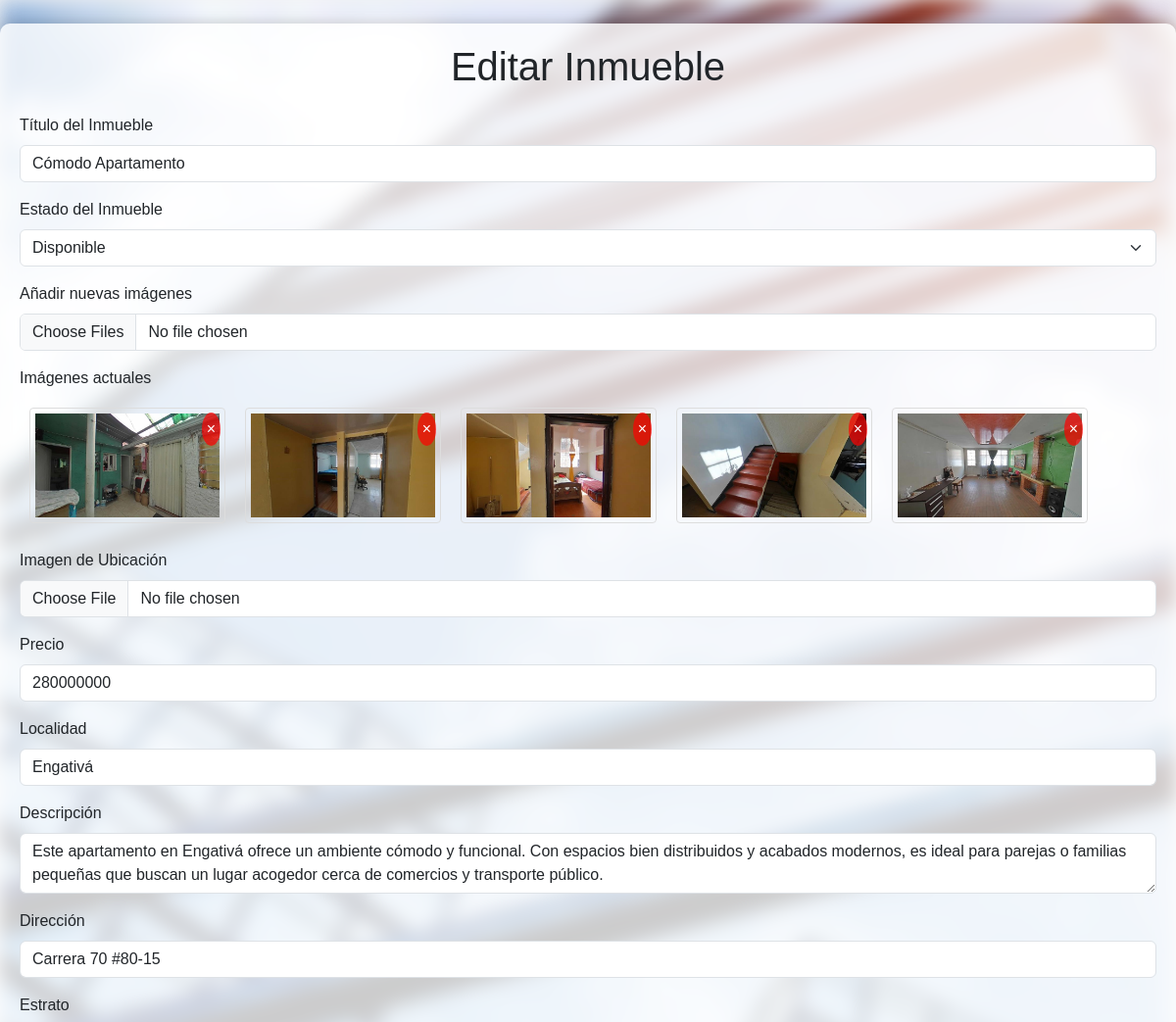
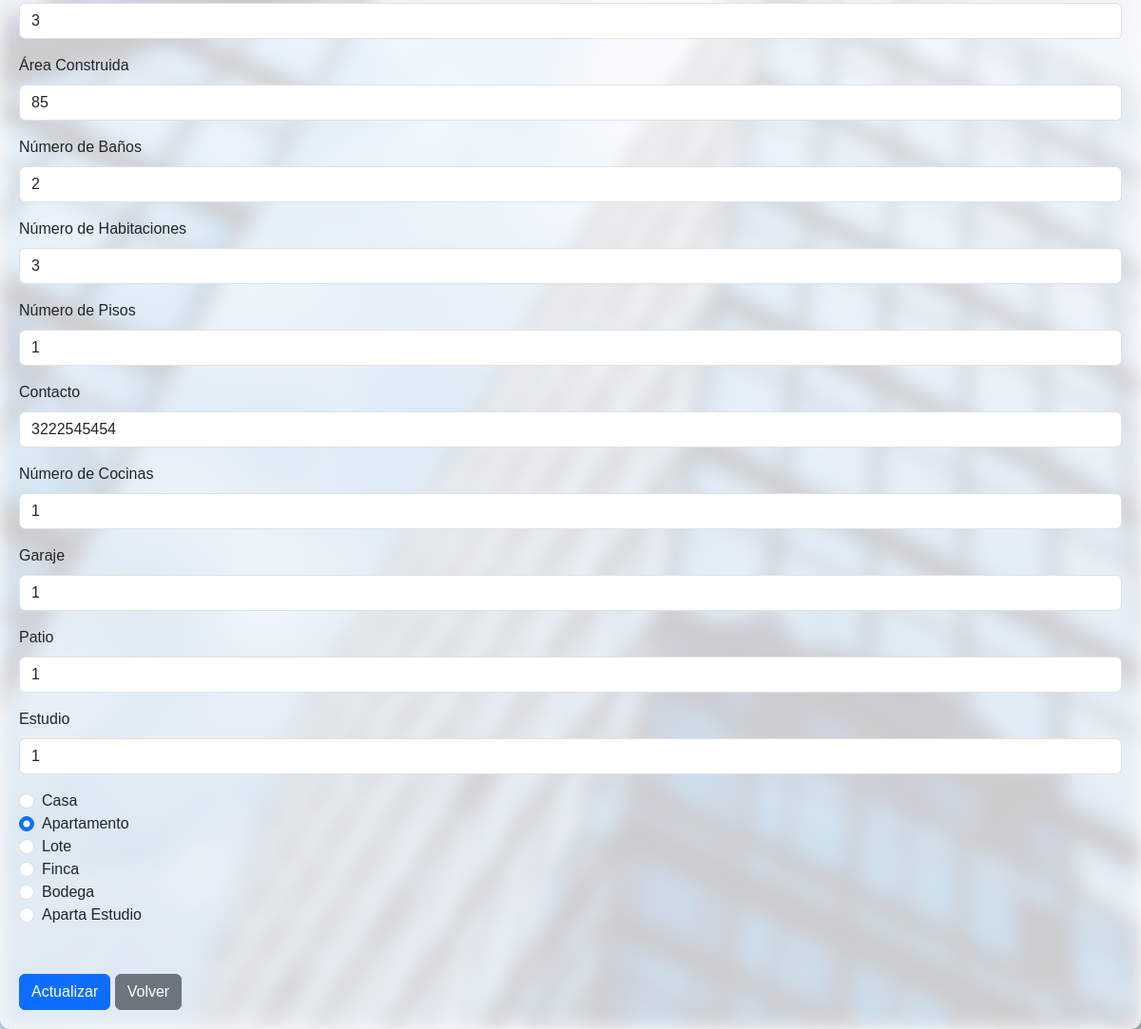
Page /crudinmuebles/update.php?id=45 on the committed database (2 pictures, top to bottom).
### tables this page shows
CREATE TABLE `tblinmueble` (
  `IdInmueble` int(11) NOT NULL,
  `Titulo` varchar(100) NOT NULL,
  `Estado` enum('Disponible','En proceso de adquisición','No disponible') NOT NULL,
  `Ubicacion` varchar(255) NOT NULL,
  `Precio` varchar(200) NOT NULL,
  `Localidad` varchar(15) NOT NULL,
  `Dirección` varchar(50) NOT NULL,
  `Estrato` int(11) NOT NULL,
  `Area_construida` varchar(20) NOT NULL,
  `NumeroPisos` int(11) DEFAULT NULL,
  `Habitaciones` int(11) DEFAULT NULL,
  `Baños` int(11) DEFAULT NULL,
  `Cocina` int(11) DEFAULT NULL,
  `Garaje` varchar(10) DEFAULT NULL,
  `Patio` varchar(10) DEFAULT NULL,
  `Estudio` varchar(10) DEFAULT NULL,
  `Contacto` varchar(50) NOT NULL,
  `codigoc` int(11) NOT NULL,
  `descripcion` varchar(500) DEFAULT NULL,
  `IdUsuario` int(11) DEFAULT NULL
);

CREATE TABLE `tblcategoria` (
  `IdCategoria` int(11) NOT NULL,
  `Nombres` varchar(40) NOT NULL
);

### crudinmuebles/update.php (the view, shortened to what this page needs)
<?php
include 'conexion.php';
if (isset($_GET['id'])) {
    $idInmueble = $_GET['id'];
    $consulta = "SELECT * FROM TBLInmueble WHERE IdInmueble = $idInmueble";
    $resultado = mysqli_query($con, $consulta);
    if (mysqli_num_rows($resultado) === 1) {
        $inmueble = mysqli_fetch_assoc($resultado);
    } else {
        echo '<div class="alert alert-danger" role="alert">Inmueble no encontrado.</div>';
        exit;
    }
} else {
    echo '<div class="alert alert-danger" role="alert">ID de inmueble no proporcionado.</div>';
    exit;
}
$consultaImagenes = "SELECT RutaImagen FROM imagenesinmuebles WHERE IdInmueble = $idInmueble";
$resultadoImagenes = mysqli_query($con, $consultaImagenes);
$imagenes = array();
if (mysqli_num_rows($resultadoImagenes) > 0) {
    while ($filaImagen = mysqli_fetch_assoc($resultadoImagenes)) {
        $imagenes[] = $filaImagen['RutaImagen'];
    }
}
?>
<!DOCTYPE html>
<html lang="en">
<head>
    <link href="https://cdn.jsdelivr.net/npm/bootstrap@5.3.2/dist/css/bootstrap.min.css" rel="stylesheet">
    <link rel="stylesheet" href="../codigo_css/createimg.css">
         <link rel="stylesheet" href="../codigo_css/crudstyles.css">
</head>
<body>
    <div class="container mt-4">
        <h1 class="text-center mb-4">Editar Inmueble</h1>
        <form action="" method="post" enctype="multipart/form-data">
            <div class="mb-3">
                <label for="titulo" class="form-label">Título del Inmueble</label>
                <input type="text" class="form-control" id="titulo" name="titulo" value="<?php echo htmlspecialchars($inmueble['Titulo']); ?>">
            </div>
            <div class="mb-3">
                <label for="estado" class="form-label">Estado del Inmueble</label>
                <select class="form-select" name="estado" required>
                    <option value="Disponible" <?php echo ($inmueble['Estado'] == 'Disponible') ? 'selected' : ''; ?>>Disponible</option>
                </select>
            </div>
            <div class="mb-3">
                <label for="imagenes" class="form-label">Añadir nuevas imágenes</label>
                <input type="file" class="form-control" id="imagenes" name="imagenes[]" multiple>
            </div>
            <div class="mb-3">
                <label for="imagenes_actuales" class="form-label">Imágenes actuales</label>
                <div class="d-flex flex-wrap">
                    <?php foreach ($imagenes as $imagen) : ?>
                        <div class="image-container">
                            <img src="<?php echo $imagen; ?>" alt="Imagen del inmueble">
                            <button type="button" class="delete-icon" onclick="eliminarImagen(this, '<?php echo $imagen; ?>')">&times;</button>
                        </div>
                    <?php endforeach; ?>
                </div>
            </div>
            <div class="mb-3">
                <label for="imagenUbicacion" class="form-label">Imagen de Ubicación</label>
                <input type="file" class="form-control" id="imagenUbicacion" name="imagenUbicacion">
            </div>
            <div class="mb-3">
                <label for="precio" class="form-label">Precio</label>
                <input type="text" class="form-control" name="Precio" value="<?php echo $inmueble['Precio']; ?>">
            </div>
            <div class="mb-3">
                <label for="localidad" class="form-label">Localidad</label>
                <input type="text" class="form-control" name="localidad" value="<?php echo $inmueble['Localidad']; ?>" required>
            </div>
            <div class="mb-3">
                <label for="descripcion" class="form-label">Descripción</label>
                <textarea class="form-control" name="descripcion" required><?php echo $inmueble['descripcion']; ?></textarea>
            </div>
            <div class="mb-3">
                <label for="direccion" class="form-label">Dirección</label>
                <input type="text" class="form-control" name="direccion" value="<?php echo $inmueble['Dirección']; ?>" required>
            </div>
            <div class="mb-3">
                <label for="estrato" class="form-label">Estrato</label>
                <input type="number" class="form-control" name="estrato" value="<?php echo $inmueble['Estrato']; ?>" required>
            </div>
            <div class="mb-3">
                <label for="Area_construida" class="form-label">Área Construida</label>
                <input type="text" class="form-control" name="Area_construida" value="<?php echo $inmueble['Area_construida']; ?>" required>
            </div>
            <div class="mb-3">
                <label for="N_baños" class="form-label">Número de Baños</label>
                <input type="number" class="form-control" name="N_baños" value="<?php echo $inmueble['Baños']; ?>" required>
            </div>
            <div class="mb-3">
                <label for="N_habitaciones" class="form-label">Número de Habitaciones</label>
                <input type="number" class="form-control" name="N_habitaciones" value="<?php echo $inmueble['Habitaciones']; ?>" required>
            </div>
            <div class="mb-3">
                <label for="N_pisos" class="form-label">Número de Pisos</label>
                <input type="number" class="form-control" name="N_pisos" value="<?php echo $inmueble['NumeroPisos']; ?>" required>
            </div>
            <div class="mb-3">
                <label for="Contacto" class="form-label">Contacto</label>
                <input type="text" class="form-control" name="Contacto" value="<?php echo $inmueble['Contacto']; ?>" required>
            </div>
            <div class="mb-3">
                <label for="N_cocinas" class="form-label">Número de Cocinas</label>
                <input type="number" class="form-control" name="N_cocinas" value="<?php echo $inmueble['Cocina']; ?>" required>
            </div>
            <div class="mb-3">
                <label for="Garaje" class="form-label">Garaje</label>
                <input type="number" class="form-control" name="Garaje" value="<?php echo $inmueble['Garaje']; ?>" required>
            </div>
            <div class="mb-3">
                <label for="Patio" class="form-label">Patio</label>
                <input type="number" class="form-control" name="Patio" value="<?php echo $inmueble['Patio']; ?>" required>
            </div>
            <div class="mb-3">
                <label for="Estudio" class="form-label">Estudio</label>
                <input type="number" class="form-control" name="Estudio" value="<?php echo $inmueble['Estudio']; ?>" required>
            </div>
            <div class="form-check">
                <?php
                $categorias = mysqli_query($con, "SELECT IdCategoria, Nombres FROM TBLCategoria") or die("Problemas con el select" . mysqli_error($con));
                while ($cat = mysqli_fetch_array($categorias)) {
                    $isChecked = ($cat['IdCategoria'] == $inmueble['codigoc']) ? 'checked' : '';
                    echo '<input class="form-check-input" type="radio" name="categoria" value="' . $cat['IdCategoria'] . '" id="categoria_' . $cat['IdCategoria'] . '" ' . $isChecked . '>';
                    echo '<label class="form-check-label" for="categoria_' . $cat['IdCategoria'] . '">' . $cat['Nombres'] . '</label><br>';
                }
                ?>
            </div>
            <br><br>
            <button type="submit" class="btn btn-primary" name="actualizar">Actualizar</button>
            <a href="index.php" class="btn btn-secondary">Volver</a>
        </form>
    </div>
</body>
</html>

### codigo_css/crudstyles.css (style rules this page uses)
body, h1, h2, h3, p, ul, li, form, input, select, button { margin: 0; padding: 0; box-sizing: border-box; }
body { font-family: Arial, sans-serif; background-color: #f5f5f5; }
.container { max-width: 1200px; margin: 0 auto; padding: 20px; background: rgba(255, 255, 255, 0.8); border-radius: 10px; box-shadow: 0 0 15px rgba(0, 0, 0, 0.2); position: relative; z-index: 1; overflow: auto; }

### crudinmuebles/update.php (style rules this page uses)
.image-container { position: relative; display: inline-block; margin: 10px; }
.image-container img { max-width: 200px; max-height: 200px; border: 1px solid #ddd; border-radius: 4px; padding: 5px; }
.image-container .delete-icon { position: absolute; top: 5px; right: 5px; background-color: rgba(255, 0, 0, 0.7); color: white; border: none; border-radius: 50%; cursor: pointer; padding: 5px; }

### rows in the picture
tblinmueble: titulo "Cómodo Apartamento", estado "Disponible", Precio "280000000", localidad "Engativá", descripcion "Este apartamento en Engativá ofrece un ambiente cómodo y funcional. Con espacios bien distribuidos y acabados modernos, es ideal para parejas o familias pequeñas que buscan un lugar acogedor cerca de comercios y transporte público.", direccion "Carrera 70 #80-15", estrato "3", Area_construida "85", N_baños "2", N_habitaciones "3", N_pisos "1", Contacto "3222545454", N_cocinas "1", Garaje "1", Patio "1", Estudio "1"
tblcategoria: Nombres "Casa"
tblcategoria: Nombres "Apartamento"
tblcategoria: Nombres "Lote"
tblcategoria: Nombres "Finca"
tblcategoria: Nombres "Bodega"
tblcategoria: Nombres "Aparta Estudio"
